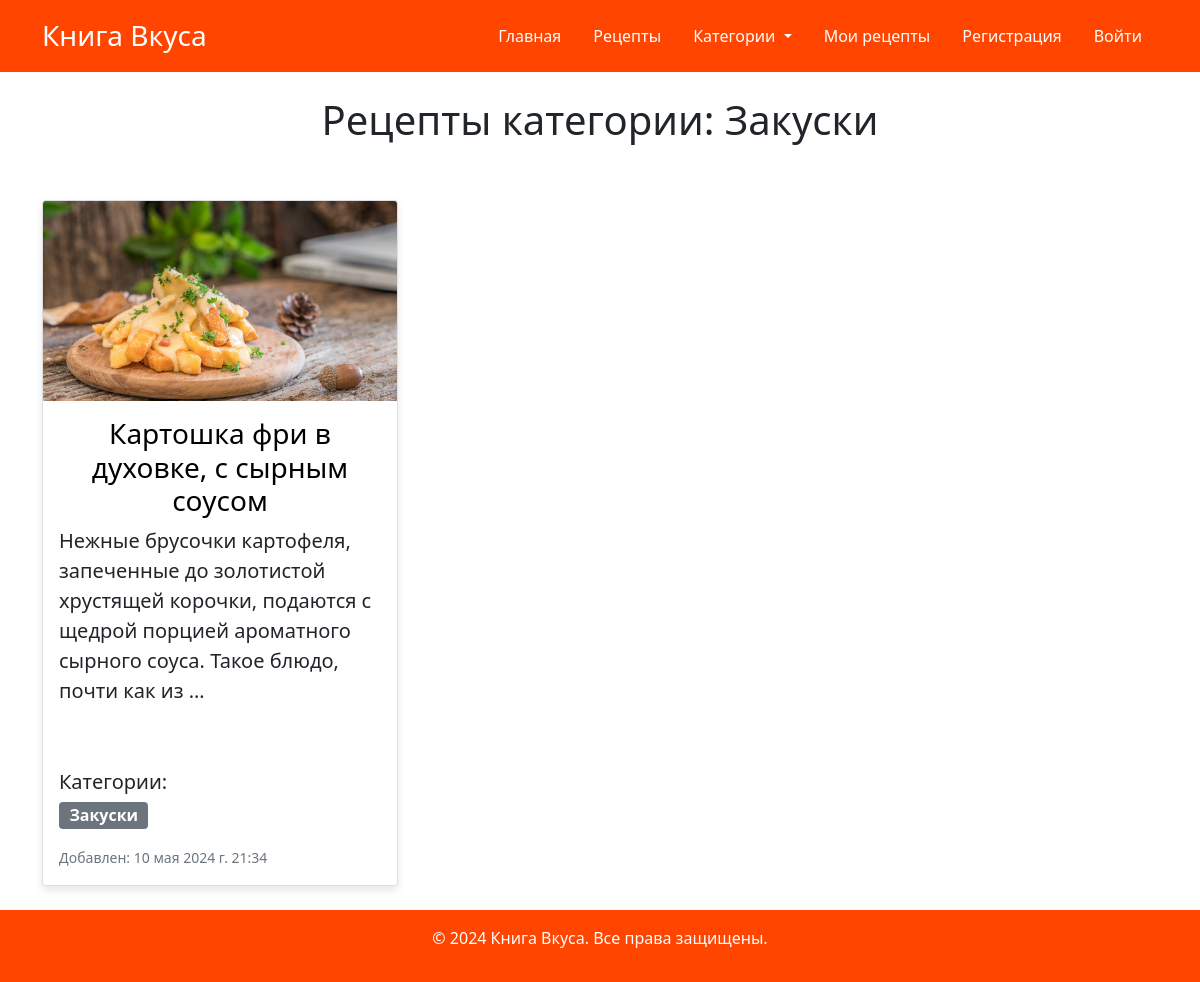
Screenshot of /categories/4/ with the database file from the repository.
### recipes_app/models.py (models this page shows, shortened)
class Category(models.Model):
    name = models.CharField(max_length=100, unique=True)
    description = models.TextField(blank=True)

class Recipe(models.Model):
    title = models.CharField(max_length=255)
    description = models.TextField()
    preparation_steps = models.TextField()
    cooking_time = models.CharField(max_length=150)
    image = models.ImageField(upload_to='recipes/', blank=True, null=True)
    author = models.ForeignKey(User, on_delete=models.CASCADE)
    category = models.ManyToManyField(Category, through='RecipeCategory')
    ingredients = models.TextField()
    add_time = models.DateTimeField(auto_now_add=True)

### recipes_app/views.py (the view)
# urls.py: path('categories/<int:category_id>/', views.recipes_by_category, name='recipes_category'),
def recipes_by_category(request, category_id):
    category = get_object_or_404(Category, pk=category_id)
    recipes = category.recipe_set.all().order_by('-add_time')
    return render(request, 'recipes_app/category_recipes.html',
                  {'recipes': recipes, 'category_name': category.name})

### recipes_app/context_processors.py (called while the page is built)
def global_context(request):
    current_year = datetime.now().year
    categories = Category.objects.all()
    return {
        'current_year': current_year,
        'categories': categories
    }

### recipes_app/templates/recipes_app/category_recipes.html
{% extends 'base.html' %}
{% load static %}
{% block content %}
<div class="text-center" style="padding-bottom: 40px;">
        <h1 class="mb-3">Рецепты категории: {{ category_name }}</h1>
</div>
{% if recipes %}
<div class="row">
        {% for recipe in recipes %}
        <div class="col-md-4 mb-4">
            <div class="card">
                {% if recipe.image %}
                <img src="{{ recipe.image.url }}" class="card-img-top" alt="{{ recipe.title }}">
                {% endif %}
                <div class="card-body">
                    <h3 class="card-title" style="text-align: center;">
                            <a href="{% url 'recipe' recipe.pk %}" class="stretched-link"
                               style="text-decoration: none; color: black;">{{ recipe.title }}</a></h3>
                    <p class="card-text flex-grow-1" style="font-size: 20px;">{{ recipe.description|truncatewords:20 }}</p>
                    <div class="mt-auto">
                            <p><h5>Категории:</h5>
                                {% for category in recipe.category.all %}
                                <a href="{% url 'recipe' category.id %}" style="font-size: 16px;" class="badge bg-secondary text-decoration-none">
                                    {{ category.name }}{% if not forloop.last %}<br> {% endif %}
                                </a>
                            {% endfor %}
                            </p>
                        </div>
                    <p class="card-text"><small class="text-muted">Добавлен: {{ recipe.add_time }}</small></p>
                </div>
            </div>
        </div>
        {% endfor %}
    </div>
{% else %}
    <div class="container mt-5">
    <div class="text-center" style="padding-bottom: 50px;">
        <p class="lead" style="font-size: 50px">Нет рецептов.</p>
    </div>
</div>
{% endif %}
{% endblock %}

### static/css/main.css (style rules this page uses)
.card { height: 100%; display: flex; flex-direction: column; }
.card-body { flex: 1; display: flex; flex-direction: column; justify-content: space-between; / }
.card-img-top { width: 100%; height: 200px; object-fit: cover; }
a.text-decoration-none { text-decoration: none; }
.badge { font-size: 1em; }
.card { box-shadow: 0 4px 8px rgba(0,0,0,0.1); margin-bottom: 2rem; }
.card-body { padding: 2rem; }

### rows the page displays
Category: name "Закуски"
Recipe: image (picture), title "Картошка фри в духовке, с сырным соусом", description "Нежные брусочки картофеля, запеченные до золотистой хрустящей корочки, подаются с щедрой порцией ароматного сырного соуса. Такое блюдо, почти как из …", add_time "10 мая 2024 г. 21:34"
